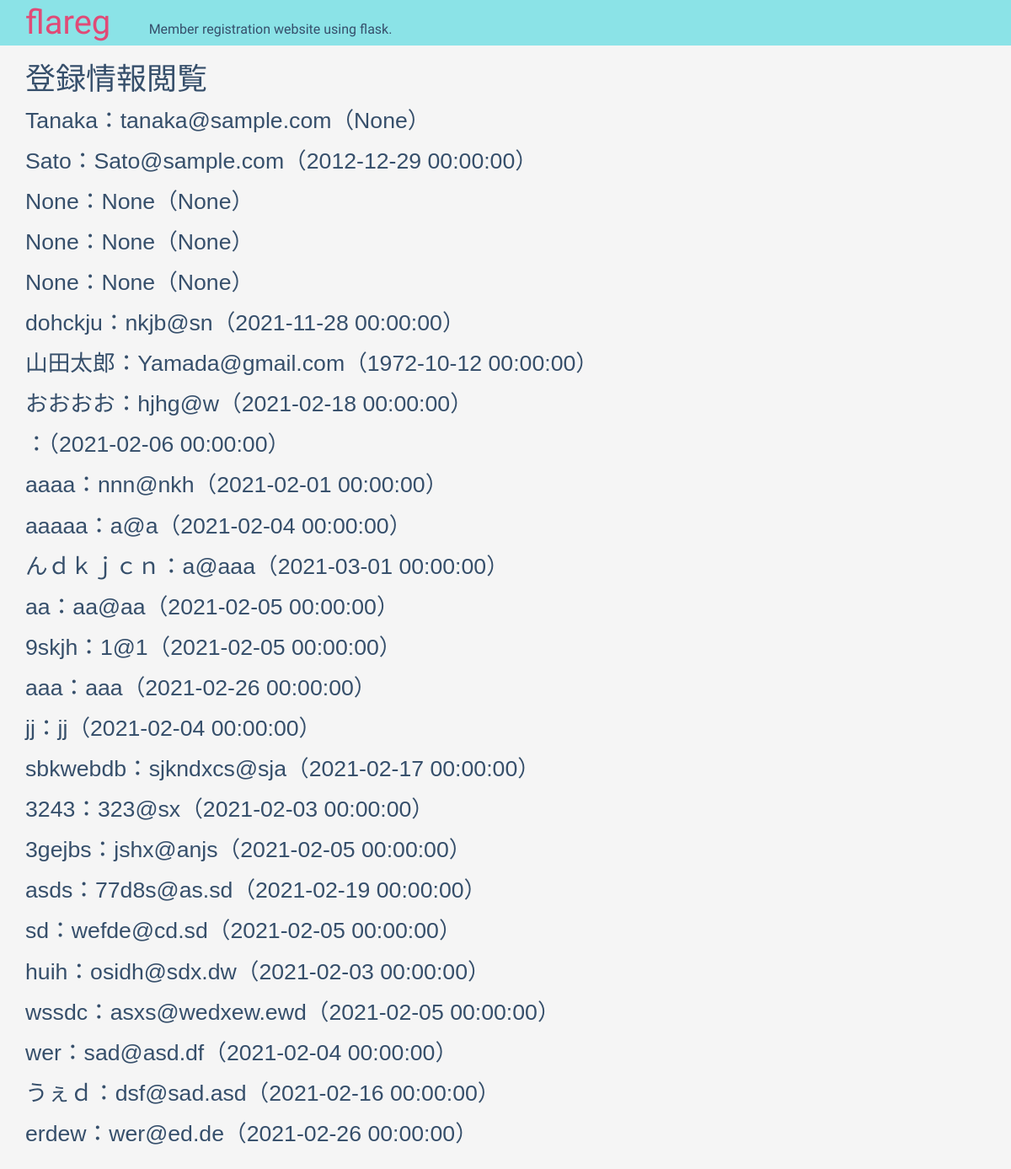
/index, run on the app's committed database.
### models/models.py (models this page shows, shortened)
class MemberContent(Base):
    __tablename__ = 'membercontent'
    id = Column(Integer, primary_key=True)
    name = Column(String(100), unique=True)
    email = Column(String(257), unique=True)
    birthday = Column(DateTime)

### app.py (the view)
@app.route("/index")
def index():
    all_member = MemberContent.query.all()
    return render_template("index.html", dblist=all_member)

### app.py (called while the page is built)
@app.teardown_request
def shutdown_session(exception=None):
    print("teardown_request")
    db_session.remove()

### templates/index.html
{% extends "base.html" %}
{% block content %}
    <div class="main">
        <h1>登録情報閲覧</h1>
        {% for member in dblist %}
            <p>{{ member.name }}：{{ member.email }}（{{ member.birthday }}）</p>
        {% endfor %}
    </div>
{% endblock %}

### templates/base.html (shortened to what this page needs)
<!DOCTYPE html>
<html lang="ja">
    <head>
        <link rel="stylesheet" href="//maxcdn.bootstrapcdn.com/bootstrap/3.2.0/css/bootstrap.min.css">
        <link rel="stylesheet" href="//maxcdn.bootstrapcdn.com/bootstrap/3.2.0/css/bootstrap-theme.min.css">
        <link rel="stylesheet" type="text/css" href="{{ url_for('static', filename='css/flareg.css') }}">
    </head>
    <body>
        <div class="header">
            <h2 style="display:inline;"><a href="/">flareg</a></h2>
            <p style="display:inline;">Member registration website using flask.</p>
        </div>
        {% block content %}
        {% endblock %}
    </body>
</html>

### static/css/flareg.css (style rules this page uses)
body { background-color:#f5f5f5; font-family: 'Noto Sans JP', 'RocknRoll One', sans-serif; color: #364f6b; font-size: 16pt; }
.header { background-color: #8be3e7; margin-top: 0px; margin-bottom: 0px; padding: 5px 5px 5px 30px; color: #364f6b; text-decoration: none; font-family: 'Libre Franklin', sans-serif; }
.header h2, .header h2 a, .header h2 a:visited, .header h2 a:active { font-size: 30pt; margin-right: 20px; color: #e04b77; }
.header p { font-size: 12pt;s }
.main { padding-left: 30px; padding-right: 30px; margin-top: 20px; margin-bottom: 70px; }
.main h1, .main h1:visited { color: #364f6b; }
p { font-size: 20pt; }

### data on the page
MemberContent: name "Tanaka", email "tanaka@sample.com", birthday "None"
MemberContent: name "Sato", email "Sato@sample.com", birthday "2012-12-29 00:00:00"
MemberContent: name "None", email "None", birthday "None"
MemberContent: name "None", email "None", birthday "None"
MemberContent: name "None", email "None", birthday "None"
MemberContent: name "dohckju", email "nkjb@sn", birthday "2021-11-28 00:00:00"
MemberContent: name "山田太郎", email "Yamada@gmail.com", birthday "1972-10-12 00:00:00"
MemberContent: name "おおおお", email "hjhg@w", birthday "2021-02-18 00:00:00"
MemberContent: birthday "2021-02-06 00:00:00"
MemberContent: name "aaaa", email "nnn@nkh", birthday "2021-02-01 00:00:00"
MemberContent: name "aaaaa", email "a@a", birthday "2021-02-04 00:00:00"
MemberContent: name "んｄｋｊｃｎ", email "a@aaa", birthday "2021-03-01 00:00:00"
MemberContent: name "aa", email "aa@aa", birthday "2021-02-05 00:00:00"
MemberContent: name "9skjh", email "1@1", birthday "2021-02-05 00:00:00"
MemberContent: name "aaa", email "aaa", birthday "2021-02-26 00:00:00"
MemberContent: name "jj", email "jj", birthday "2021-02-04 00:00:00"
MemberContent: name "sbkwebdb", email "sjkndxcs@sja", birthday "2021-02-17 00:00:00"
MemberContent: name "3243", email "323@sx", birthday "2021-02-03 00:00:00"
MemberContent: name "3gejbs", email "jshx@anjs", birthday "2021-02-05 00:00:00"
MemberContent: name "asds", email "77d8s@as.sd", birthday "2021-02-19 00:00:00"
MemberContent: name "sd", email "wefde@cd.sd", birthday "2021-02-05 00:00:00"
MemberContent: name "huih", email "osidh@sdx.dw", birthday "2021-02-03 00:00:00"
MemberContent: name "wssdc", email "asxs@wedxew.ewd", birthday "2021-02-05 00:00:00"
MemberContent: name "wer", email "sad@asd.df", birthday "2021-02-04 00:00:00"
MemberContent: name "うぇｄ", email "dsf@sad.asd", birthday "2021-02-16 00:00:00"
MemberContent: name "erdew", email "wer@ed.de", birthday "2021-02-26 00:00:00"
